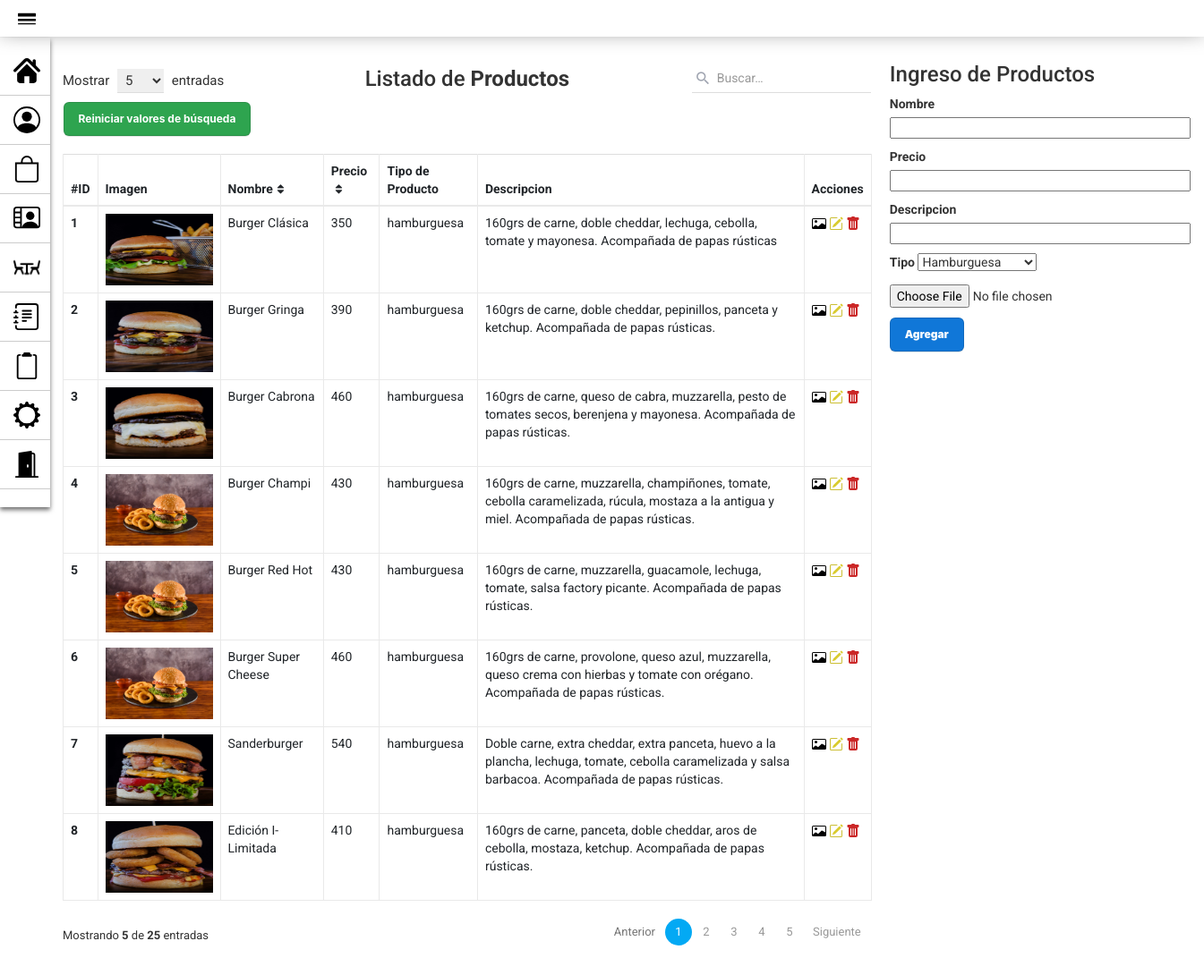
/PAGINA_GestionProductos.php, run on an earlier commit of the app's database.
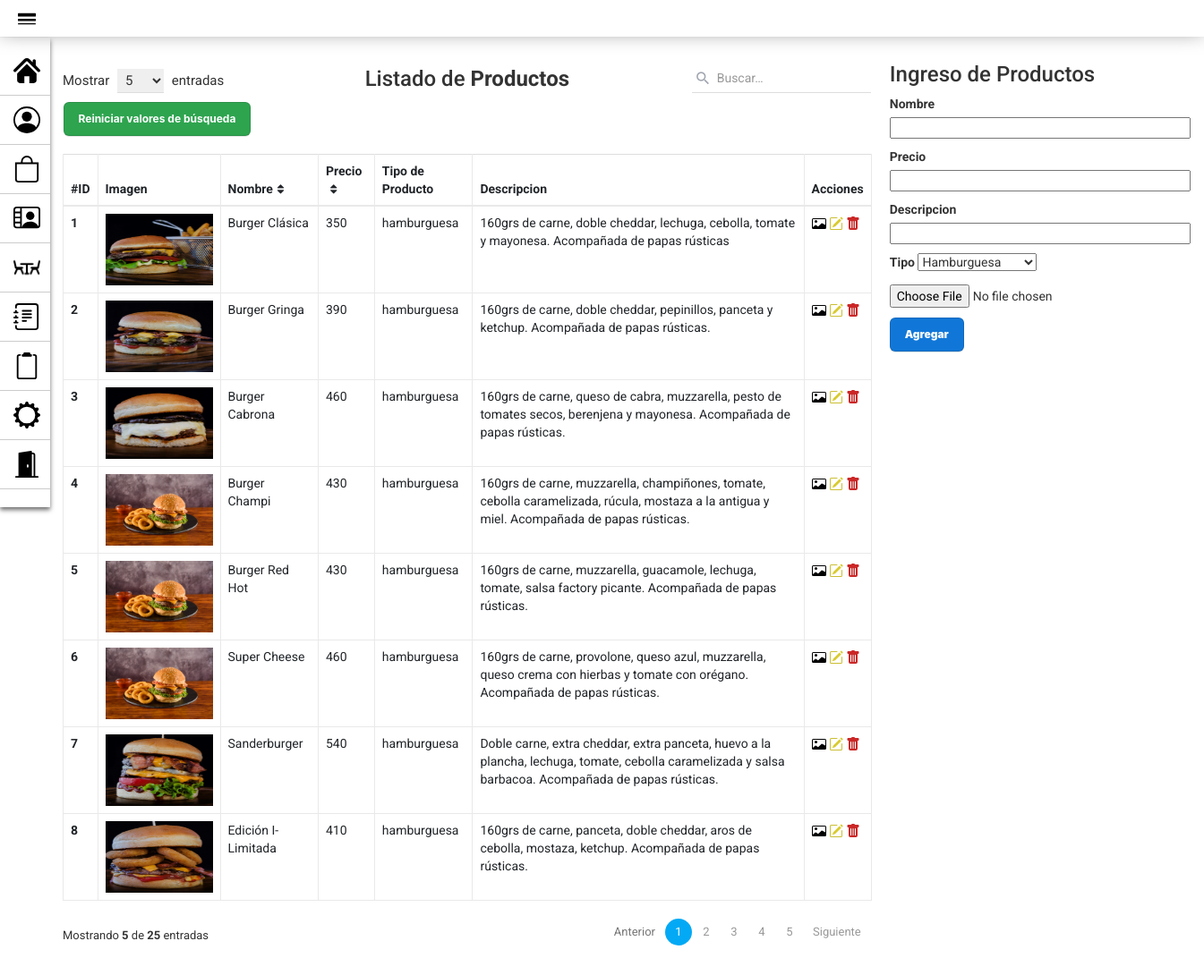
And on a later commit of the database.
### tables this page shows
CREATE TABLE `producto` (
  `id_producto` int(10) PRIMARY KEY NOT NULL AUTO_INCREMENT COMMENT 'ID del Producto',
  `nombre` varchar(30) NOT NULL COMMENT 'Nombre del Producto',
  `precio` int(20) NOT NULL COMMENT 'Precio del Producto',
  `tipo` varchar(15) NOT NULL COMMENT 'Tipo de producto (Hamburguesa, Bebida, Acompañamiento).',
  `descripcion` varchar(180) NULL COMMENT 'Descripcion del Producto'
);

### modelo/conexion.php (called while the page is built)
<?php
class Conectar{
    public static function conexion (){
        try{
            $host ="localhost";
            $user ="root";
            $pass="";
            $bd="proyecto_grupo2";
            $con = mysqli_connect($host,$user,$pass);
            mysqli_select_db($con,$bd);
            return $con;
        }catch(Exception $e){
    die('Error'.$e->getMessage());
    echo "La linea de error " . $e->getLine();
        }
    }
    }
?>

### modelo/Producto.php (called while the page is built, shortened)
<?php
class Producto
{
    private $con;
    private $producto;
    public function __construct()
    {
        require_once("conexion.php");
        $this->con = Conectar::conexion();
        $this->producto = array();
    }
    public function listar_productos()
    {
        $sql = "SELECT * FROM producto ORDER BY id_producto";
        $query = mysqli_query($this->con, $sql);
        while ($filas = mysqli_fetch_array($query)) {
            $this->producto[] = $filas;
        }
        return $this->producto;
    }
}
?>

### vista/Productos_VISTA.php (the view, shortened to what the changed rows need)
<!DOCTYPE html>
<html lang="en">
<head>
    <link rel="stylesheet" href="assets/styles2.css">
</head>
<body>
    <div class="container">
        <div class="table-responsive">
            <div class="table-wrapper">
                <div class="table-title">
                    <div class="row">
                        <div class="col-xs-4">
                            <h2 class="text-center">Listado de <b>Productos</b></h2>
                        </div>
                        <?php require_once("vista/BUSCAR_Producto_VISTA.php"); ?>
                        <table class="table table-bordered">
                            <thead>
                                <tr>
                                    <th>#ID</th>
                                    <th>Imagen</th>
                                    <th>Nombre<i class="fa fa-sort"></i></th>
                                    <th>Precio<i class="fa fa-sort"></i></th>
                                    <th>Tipo de Producto</th>
                                    <th>Descripcion</th>
                                    <th>Acciones</th>
                                </tr>
                            </thead>
                            <tbody>
                                <?php foreach ($matrizProducto as $producto) : ?>
                                    <tr>
                                        <th scope="row"><?php echo $producto['id_producto'] ?></th>
                                        <?php $dir_imagen = "assets/Productos/id" . $producto['id_producto'] . ".png"; ?>
                                        <th><img src="<?php echo $dir_imagen; ?>" alt="Imagen" width="120" height="80"></th>
                                        <td><?php echo $producto['nombre'] ?></td>
                                        <td><?php echo $producto['precio'] ?></td>
                                        <td><?php echo $producto['tipo'] ?></td>
                                        <td><?php echo $producto['descripcion'] ?></td>
                                        <td>
                                            <a href="PAGINA_ModificarImagenProducto.php?id=<?php echo $producto['id_producto'] ?>" title="Editar Imagen" data-toggle="tooltip"><img src="assets/iconos/icono-imagen.svg"></a>
                                            <a href="PAGINA_ModificarProducto.php?id=<?php echo $producto['id_producto'] ?>" title="Editar Informacion"><img src="assets/iconos/icono-editar-2.svg"></a>
                                            <a href="controlador/eliminar_Producto_controlador.php?id=<?php echo $producto['id_producto'] ?>" title="Eliminar" onclick="javascript:return asegurar();"><img src="assets/iconos/icono-papelera.svg"></a>
                                        </td>
                                    </tr>
                                <?php endforeach; ?>
                            </tbody>
                        </table>
                    </div>
                </div>
</body>
</html>

What changed in the data, as far as the page shows it:
changed producto id 6: nombre "Burger Super Cheese" → "Super Cheese"
